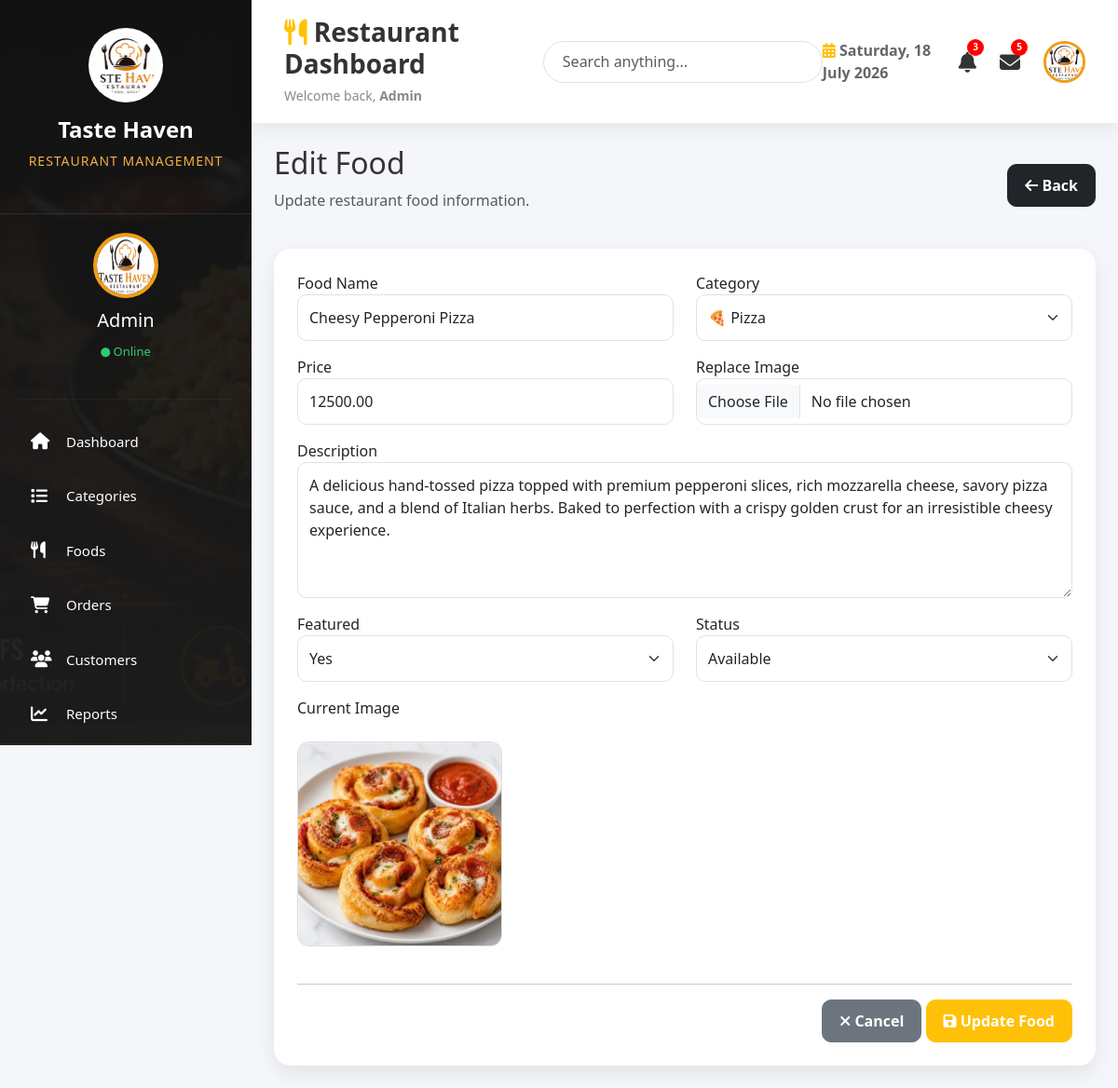
The page /admin/edit_food.php?id=2 (signed in) on the database its author committed.
### tables this page shows
CREATE TABLE `foods` (
  `id` int(11) NOT NULL,
  `category_id` int(11) NOT NULL,
  `food_name` varchar(100) NOT NULL,
  `description` text DEFAULT NULL,
  `price` decimal(10,2) DEFAULT NULL,
  `image` varchar(255) DEFAULT NULL,
  `status` enum('Available','Unavailable') DEFAULT 'Available',
  `created_at` timestamp NOT NULL DEFAULT current_timestamp(),
  `featured` enum('Yes','No') DEFAULT 'No'
);

CREATE TABLE `categories` (
  `id` int(11) NOT NULL,
  `category_name` varchar(100) NOT NULL,
  `image` varchar(255) DEFAULT NULL,
  `status` enum('Active','Inactive') DEFAULT 'Active',
  `created_at` timestamp NOT NULL DEFAULT current_timestamp(),
  `updated_at` timestamp NULL DEFAULT NULL ON UPDATE current_timestamp()
);

### admin/edit_food.php (the view, shortened to what this page needs)
<?php
include("../config/db.php");
$id = (int)$_GET['id'];
$query = mysqli_query($conn,"
SELECT *
FROM foods
WHERE id='$id'
");
$food = mysqli_fetch_assoc($query);
?>
<!DOCTYPE html>
<html>
<head>
<link
href="https://cdn.jsdelivr.net/npm/bootstrap@5.3.3/dist/css/bootstrap.min.css"
rel="stylesheet">
<link
rel="stylesheet"
href="../assets/css/admin.css">
<link
rel="stylesheet"
href="https://cdnjs.cloudflare.com/ajax/libs/font-awesome/6.5.2/css/all.min.css">
</head>
<body>
<div class="wrapper">
<?php include("includes/sidebar.php"); ?>
<div class="main">
<?php include("includes/header.php"); ?>
<div class="container-fluid p-4">
<div class="d-flex justify-content-between align-items-center mb-4">
<div>
<h2>Edit Food</h2>
<p class="text-muted">
Update restaurant food information.
</p>
</div>
<a
href="foods.php"
class="btn btn-dark">
<i class="fas fa-arrow-left"></i>
Back
</a>
</div>
<div class="card">
<div class="card-body">
<form
method="POST"
enctype="multipart/form-data">
<div class="row">
<div class="col-md-6 mb-3">
<label>
Food Name
</label>
<input
type="text"
name="food_name"
value="<?php echo $food['food_name'];?>"
class="form-control"
required>
</div>
<div class="col-md-6 mb-3">
<label>
Category
</label>
<select
name="category_id"
class="form-select"
required>
<?php
$cats=mysqli_query($conn,"
SELECT *
FROM categories
WHERE status='Active'
ORDER BY category_name");
while($cat=mysqli_fetch_assoc($cats))
{
?>
<option
value="<?php echo $cat['id'];?>"
<?php
if($food['category_id']==$cat['id'])
echo "selected";
?>
>
<?php echo $cat['category_name'];?>
</option>
<?php
}
?>
</select>
</div>
<div class="col-md-6 mb-3">
<label>
Price
</label>
<input
type="number"
name="price"
value="<?php echo $food['price'];?>"
class="form-control"
required>
</div>
<div class="col-md-6 mb-3">
<label>
Replace Image
</label>
<input
type="file"
name="image"
class="form-control"
accept="image/*"
onchange="previewImage(event)">
</div>
<div class="col-12 mb-3">
<label>
Description
</label>
<textarea
name="description"
rows="5"
class="form-control"
required><?php echo $food['description']; ?></textarea>
</div>
<div class="col-md-6 mb-3">
<label>
Featured
</label>
<select
name="featured"
class="form-select">
<option value="Yes"
<?php if($food['featured']=="Yes") echo "selected"; ?>>
Yes
</option>
</select>
</div>
<div class="col-md-6 mb-3">
<label>
Status
</label>
<select
name="status"
class="form-select">
<option value="Available"
<?php if($food['status']=="Available") echo "selected"; ?>>
Available
</option>
</select>
</div>
<div class="col-12 mb-4">
<label>
Current Image
</label>
<br><br>
<?php
if($food['image']=="")
{
?>
<img
id="preview"
src="../assets/images/logo.png"
style="width:220px;
height:220px;
object-fit:cover;
border-radius:12px;
border:1px solid #ddd;">
<?php
}
else
{
?>
<img
id="preview"
src="../uploads/foods/<?php echo $food['image'];?>"
style="width:220px;
height:220px;
object-fit:cover;
border-radius:12px;
border:1px solid #ddd;">
<?php
}
?>
</div>
</div>
<hr>
<div class="text-end">
<a
href="foods.php"
class="btn btn-secondary">
<i class="fas fa-times"></i>
Cancel
</a>
<button
type="submit"
name="update"
class="btn btn-warning">
<i class="fas fa-save"></i>
Update Food
</button>
</div>
</form>
</div>
</div>
</div>
</div>
</div>
</body>
</html>

### assets/css/admin.css (style rules this page uses)
* { margin:0; padding:0; box-sizing:border-box; }
body { font-family:'Segoe UI',Tahoma,Geneva,Verdana,sans-serif; background:#f4f6f9; color:#333; }
a { text-decoration:none; }
.wrapper { display:flex; min-height:100vh; }
.main { margin-left:270px; width:calc(100% - 270px); }
.card { border:none; border-radius:18px; box-shadow:0 8px 20px rgba(0,0,0,.08); }
.card-body { padding:25px; }
.btn { border-radius:10px; padding:10px 18px; font-weight:600; }
.btn-warning { color:#fff; }
.btn-dark { background:#212529; }
.form-control, .form-select { border-radius:10px; padding:12px; }
html { scroll-behavior:smooth; }

### rows shown on the page
foods: food_name "Cheesy Pepperoni Pizza", category_id "🍕 Pizza", price "12500.00", description "A delicious hand-tossed pizza topped with premium pepperoni slices, rich mozzarella cheese, savory pizza sauce, and a blend of Italian herbs. Baked to perfection with a crispy golden crust for an irresistible cheesy experience.", featured "Yes", status "Available", image (picture)

### other values the page prints
$_SESSION['admin'] "Admin"
